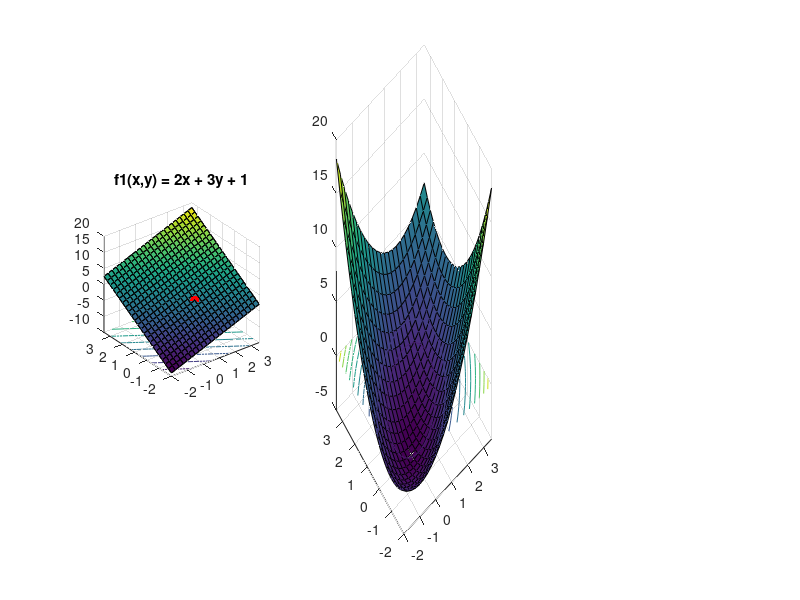

The MATLAB source for this figure: (Note: this script raises an error after producing the figure.)
clc;clear;
x0 = 1;
y0 = 0;

x = linspace(-2,3.5,23);
y = linspace(-2,3.5,23);
[X,Y] = meshgrid(x,y);


Z1 = 2*X+3*Y+1;
fz1 = 2*x0+3*y0 +1;  % value of function at point (1,0)
Z2 = X.^2 + Y.^2 - X.*Y -5;
fz2 =x0^2 + y0^2 - x0*y0 -5;
Z3 = (X-5).*cos(Y-5) - (Y-5).*sin(X-5);
fz3 = (x0-5)*cos(y0-5) - (y0-5)*sin(x0-5);

[U1,V1] = gradient(Z1,0.25);
[U2,V2] = gradient(Z2,0.25);
[U3,V3] = gradient(Z3,0.25);

t = (X == x0) & (Y == y0);
ind = find(t);
% gradient at the point (1,0)
Z1t = @(x,y) fz1+ (U1(ind))*(x-x0) + (V1(ind))*(y-y0); 
Z2t = @(x,y) fz2+ (U2(ind))*(x-x0) + (V2(ind))*(y-y0);
Z3t = @(x,y) fz3+ (U3(ind))*(x-x0) + (V3(ind))*(y-y0);


figure
subplot(1,3,1)
surfc(X,Y,Z1)   %plot function and contour
hold on
surf(X,Y,Z1t(X,Y)) %plot tangent plane
plot3(x0,y0,fz1,'r.','MarkerSize',20)  %plot point on function
hold off
axis([-2 3.5 -2 3.5 -10 20])
pbaspect([1 1 1])
title('f1(x,y) = 2x + 3y + 1')


subplot(1,3,2)
surf(X,Y,Z2)   
hold on
% shift contour to z=-15 plane (bottom surface of coordinate system)
[~,h] = contour(X,Y,Z2);
h.ContourZLevel = -15;
surf(X,Y,Z2t(X,Y))
plot3(x0,y0,fz2,'r.','MarkerSize',20)
hold off
axis([-2 3.5 -2 3.5 -15 15])
pbaspect([1 1 1])
title('f2(x,y) = x^2 + y^2 - xy - 5')


subplot(1,3,3)
surfc(X,Y,Z3)   %plot function
hold on
surf(X,Y,Z3t(X,Y))
plot3(x0,y0,fz3,'r.','MarkerSize',20)
hold off
axis([-2 3.5 -2 3.5 -15 15])
pbaspect([1 1 1])
title('f3(x,y) = (x - 5)cos(y - 5) - (y - 5)sin(x - 5)')

